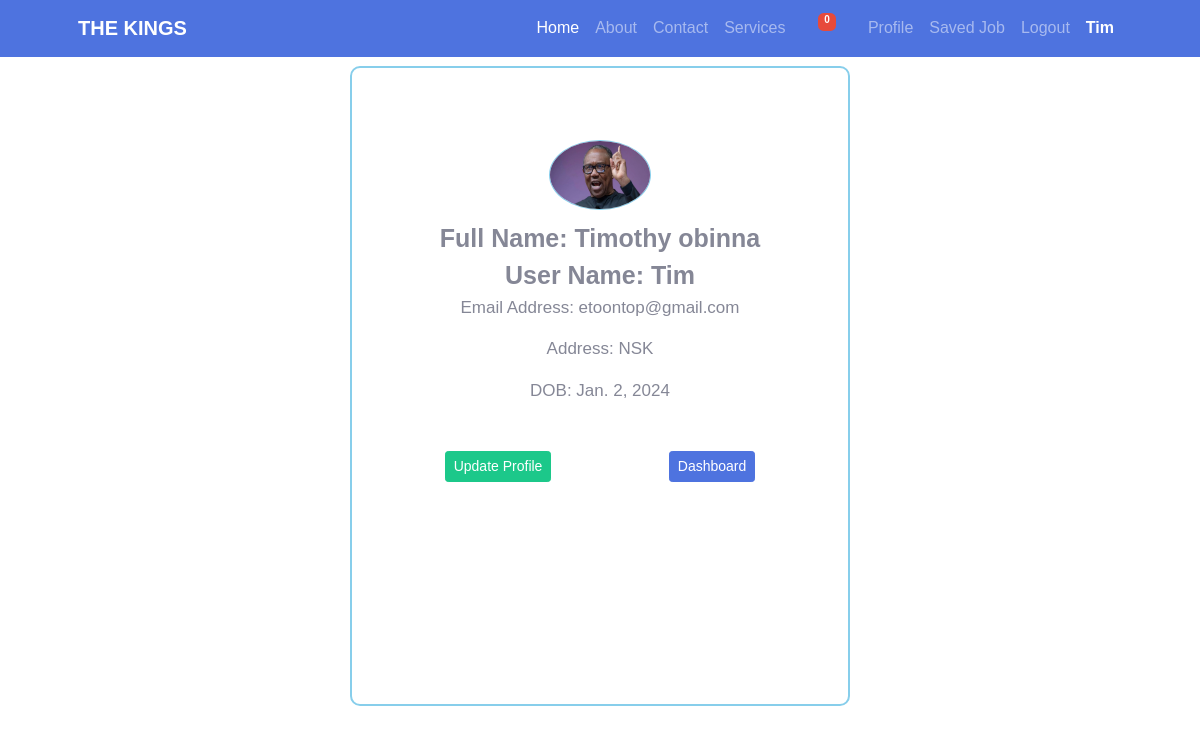
The app's page /profilepage/ (signed in) with its own data.
### Job_app/models.py (models this page shows, shortened)
class UserProfile(models.Model):
    UserInterest = (
    ('Tech', 'Tech'),
    ('Business', 'Business'),
    ('Company', 'Company'),
    ('Education', 'Education'),
    ('Bank', 'Bank'),
    ('Remote', 'remote')
)
    user = models.OneToOneField(User, on_delete=models.CASCADE)
    email = models.EmailField(max_length=300, blank=True, null=True)
    address = models.CharField(max_length= 300, blank=True, null=True)
    dob = models.DateField(blank=True, null=True)
    fullname = models.CharField(max_length=100, blank=True, null=True)
    username = models.CharField(max_length=50, null=True, default=1)
    profile_image = models.ImageField(upload_to='profile')
    activation_key = models.CharField(max_length=300, blank=True, null=True)
    is_profile_updated = models.BooleanField(default=False)
    job_area_of_interest = models.CharField(choices=UserInterest, max_length=255, blank=True, null=True)

### Job_app/views.py (the view, shortened to what this page needs)
# urls.py: path('profilepage/', ProfilePage.as_view(), name='profilepage'),
class ProfilePage(LoginRequiredMixin, BaseProfileView):
    login_url = 'login'
    def get(self, request):
        context = self.get_profile_info(request.user)
        if not context:
            return redirect('dashboard')
        return render(request, 'profile.html', context=context)

### Job_app/views.py (called while the page is built)
    def get_profile_info(self, user):
        try:
            profile = get_object_or_404(UserProfile, user=user)  # Access the related Profile using the lowercased name
            profile_info = {
                'profile_image_url': profile.profile_image if profile.profile_image else None,
                'username': profile.fullname,
                'fullname': profile.fullname,
                'email': profile.user.email,
                'address': profile.address,
                'dob': profile.dob,
                'user': profile.user,
            }
            return {'profile_info': profile_info}
        except UserProfile.DoesNotExist:
            return {}

### template/profile.html (shortened to what this page needs)
<!DOCTYPE html>
{% extends 'header.html' %}
    {% block 'contents' %}
<body>
    {% include "messages.html" %}
    <div class="con">
        <div class="container">
            <div class="conhead">
                <div class="pimg">
                    <img src="{{profile_info.profile_image_url.url}}" width="100px" height="100px" alt="Profile Image">
                </div>
            </div>
            <div class="name">
                <span class="nam">Full Name: {{profile_info.fullname}}</span> <br>
                <span class="nam">User Name: {{user.username}}</span>
                <p>Email Address: {{user.email}}</p>
                <p>Address: {{profile_info.address}}</p>
                <p>DOB: {{profile_info.dob}}</p>
            </div>
            <div class="boton">
                <a href="{% url 'updateprofile'  %}"><input type="button" class="btn btn-success btn-sm" value="Update Profile">
                <a href="{% url 'dashboard' %}"> <input type="button" class="btn btn-primary btn-sm" value="Dashboard">
            </div>
        </div>
    </div>
</body>
{% endblock 'contents' %}

### template/header.html (shortened to what this page needs)
<!DOCTYPE html>
{% load static %}
<html lang="en">
    <head>
        <link href="https://cdn.jsdelivr.net/npm/bootstrap@5.3.3/dist/css/bootstrap.min.css" rel="stylesheet">
        <link href="{% static 'css/styles.css' %}" rel="stylesheet" />
        <link href="{% static 'css1/css/sb-admin-2.min.css' %}" rel="stylesheet">
        <link href="{% static 'css1/vendor/datatables/dataTables.bootstrap4.min.css' %}" rel="stylesheet">
        <link href="{% static 'css1/vendor/fontawesome-free/css/all.min.css' %}" rel="stylesheet" type="text/css">
    </head>
    <body>
        <nav class="navbar navbar-expand-lg navbar-dark bg-primary">
            <div class="container px-5">
                <a class="navbar-brand" href="#!"><strong>THE KINGS</strong></a>
                <div class="collapse navbar-collapse" id="navbarSupportedContent">
                    <ul class="navbar-nav ms-auto mb-2 mb-lg-0">
                        <li class="nav-item"><a class="nav-link active" aria-current="page" href="{% url "dashboard" %}">Home</a></li>
                        <li class="nav-item"><a class="nav-link" href="#!">About</a></li>
                        <li class="nav-item"><a class="nav-link" href="#!">Contact</a></li>
                        <li class="nav-item"><a class="nav-link" href="#!">Services</a></li>
                        <li class="nav-item dropdown no-arrow mx-1">
                            <a class="nav-link dropdown-toggle" href="#" id="alertsDropdown" role="button"
                                data-toggle="dropdown" aria-haspopup="true" aria-expanded="false">
                                <i class="fas fa-bell fa-fw"></i>
                                <span class="badge badge-danger badge-counter">{{ notification_count.count|length }}</span>
                            </a>
                        </li>
                        <li class="nav-item"><a class="nav-link" href="{% url "profilepage" %}">Profile</a></li>
                        <li class="nav-item"><a class="nav-link" href="{% url "saved-add" %}">Saved Job</a></li>
                        {% if user.is_authenticated %}
                        <li class="nav-item"><a class="nav-link" href="{% url "logout" %}">Logout</a></li>
                        {% endif %}
                        <li class="nav-item"><a class="nav-link active" href="#"><strong>{{request.user}}</strong></a></li>
                    </ul>
                </div>
            </div>
        </nav>
    </body>
</html>
{% block 'contents' %}
{% endblock 'contents' %}

### template/header.html (style rules this page uses)
.badge { position: relative; right: 12px; bottom: 10px; height: 18px; width: 18px; font-size: x-small; }

### template/profile.html (style rules this page uses)
* { font-family: 'poppings', sans-serif; margin: 0; padding: 0; box-sizing: border-box; }
.con { width: 500px; margin: 0 auto; border: 2px solid skyblue; border-radius: 10px; height: 80vh; margin-top: 9px; padding: 10px; padding-top: 70px; }
.conhead { margin-top: 2px; width: 100%; display: flex; align-items: center; justify-content: center; }
.pimg img { border: 1px solid skyblue; border-radius: 50%; width: 102px; height: 70px; margin-bottom: 10px; }
.name { text-align: center; margin-bottom: 28px; }
.nam { font-size: 25px; font-weight: bold; }
.name p { font-size: 17px; }
input { margin-top: 20px; font-weight: bold; border: 3px solid skyblue; padding: 5px 30px; border-radius: 15px; background-color: black; cursor: pointer; color: white; }
.boton { margin-bottom: 20px; display: flex; justify-content: space-around; }

### records on screen
UserProfile: fullname "Timothy obinna", address "NSK", dob "Jan. 2, 2024"

### other values on screen
{{ notification_count.count|length }} "0"
{{ request.user }} "Tim"
{{ user.username }} "Tim"
{{ user.email }} "etoontop@gmail.com"
